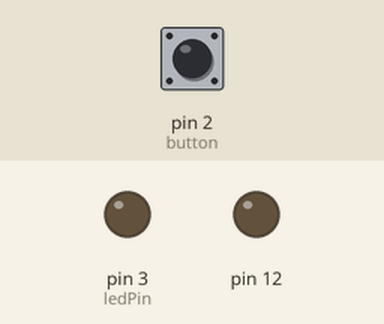
Simulated run of this sketch. Board: Arduino Uno, built with avr-gcc and run on an emulated ATmega328P. On the bench: output pins drawn as LEDs (lit = HIGH). Inputs (shaded band) come from the test bench; at power-on: pin 2 (button) LOW.

Above: at 1.2 s.
1.3 s: pin 2 (button) pulled HIGH for 1 s
At 2.05 s:
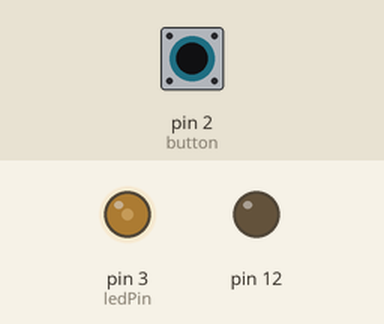
3.8 s: pin 2 (button) pulled HIGH for 3.2 s
At 4.25 s:
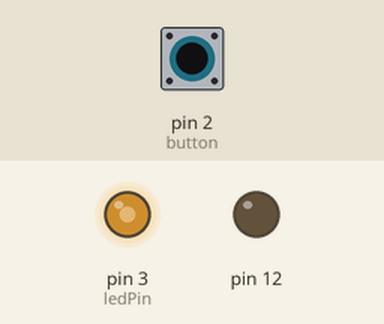
At 5.15 s:
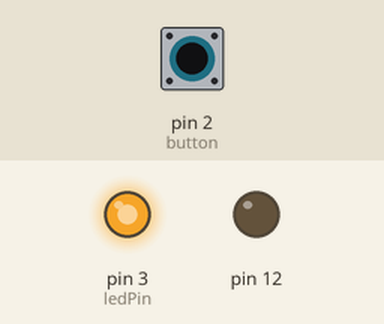
8.5 s: pin 2 (button) pulled HIGH for 0.15 s
Timing chart, 0 to 11.5 s (numbered marks = the images above; inputs shaded):
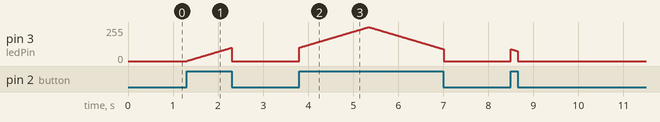

Measured:
- after the input at 1.3 s, pin 3 (ledPin): rises from 0/255 to 100/255 in 0.99 s, then falls to 0/255 in 0.01 s
- after the input at 3.8 s, pin 3 (ledPin): rises from 0/255 to 255/255 in 1.5 s, then falls to 0/255 in 1.7 s

The sketch:

loopButtonChallenge.ino
```cpp
int button= LOW ;
const int ledPin = 3;
int brightness = 0;
int increment = 1;

void setup()
{

	pinMode( 12 , OUTPUT);
}

void loop()
{
  button = 	digitalRead( 2) ; //read button state

  while (button == HIGH) // Runs when button is pressed
	{
            brightness = brightness + increment ;
            analogWrite( ledPin , brightness );
       	    delay( 10 );
            if (brightness == 255)
            {
              increment = -1;
            }
            else if (brightness == 0)
            {
              increment = 1;
            }

               button = digitalRead( 2) ; //read button state to avoid infinite loop
	}

  //turn LED off when button is not pressed
  digitalWrite( ledPin , LOW );

}
```
